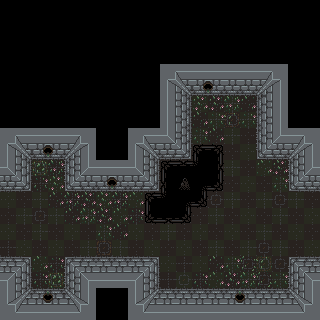

Below is a game level as drawn by its tile map, then a one-line description and the .tmx file that defines it, in full:
An orthogonal 20x20 tile map with 16x16 px tiles, 1 tile layer (Tile Layer 1).

<map version="1.2" tiledversion="1.2.3" orientation="orthogonal" renderorder="right-down" width="20" height="20" tilewidth="16" tileheight="16" infinite="0" nextlayerid="2" nextobjectid="1">
 <tileset firstgid="1" source="Basic Tileset Inside.tsx" />
 <layer id="1" name="Tile Layer 1" width="20" height="20">
  <data encoding="csv">
88,88,88,88,88,88,88,88,88,88,88,88,88,88,88,88,88,88,88,88,
88,88,88,88,88,88,88,88,88,88,88,88,88,88,88,88,88,88,88,88,
88,88,88,88,88,88,88,88,88,88,88,88,88,88,88,88,88,88,88,88,
88,88,88,88,88,88,88,88,88,88,88,88,88,88,88,88,88,88,88,88,
88,88,88,88,88,88,88,88,88,88,1,2,41,41,41,41,3,4,88,88,
88,88,88,88,88,88,88,88,88,88,17,18,11,12,9,9,19,20,88,88,
88,88,88,88,88,88,88,88,88,88,57,25,95,85,96,83,10,42,88,88,
88,88,88,88,88,88,88,88,88,88,57,25,83,94,67,94,10,42,88,88,
1,2,41,41,3,4,88,88,1,2,39,40,94,83,92,81,37,38,3,4,
17,18,11,12,19,20,88,88,17,18,55,56,71,73,81,91,53,54,19,20,
39,40,79,86,37,38,41,41,39,40,71,72,122,89,92,81,93,85,37,38,
55,56,84,95,53,54,11,12,55,56,87,74,119,105,81,91,81,94,53,54,
91,81,92,83,86,85,95,86,93,71,122,119,105,66,92,81,92,66,92,81,
81,92,66,92,83,96,85,93,84,103,104,105,81,92,81,91,81,92,81,91,
91,81,92,81,91,81,94,83,91,81,92,81,91,81,91,81,92,81,91,81,
82,91,81,91,81,92,65,92,81,91,81,91,81,92,81,92,66,92,81,91,
7,8,93,84,5,6,26,26,7,8,91,82,91,83,94,68,77,66,5,6,
23,24,84,79,21,22,58,58,23,24,82,76,84,93,85,96,68,94,21,22,
33,34,27,28,35,36,88,88,33,34,26,26,26,26,27,28,26,26,35,36,
49,50,58,58,51,52,88,88,49,50,58,58,58,58,58,58,58,58,51,52
</data>
 </layer>
</map>
